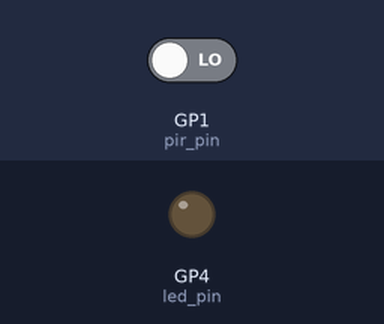
A program run on a simulated Raspberry Pi Pico running MicroPython. Shown: output pins drawn as LEDs (lit = HIGH). The inputs (shaded band) are chosen by the test bench; at power-on: GP1 (pir_pin) LOW.

Above: at 1.2 s.
1.3 s: GP1 (pir_pin) driven HIGH
At 1.7 s:
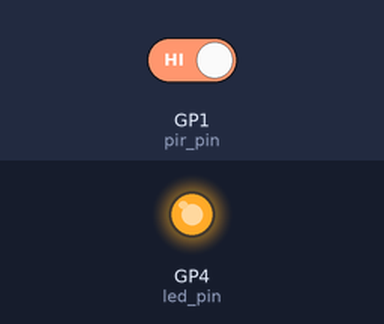
2.8 s: GP1 (pir_pin) driven LOW
At 4.5 s:
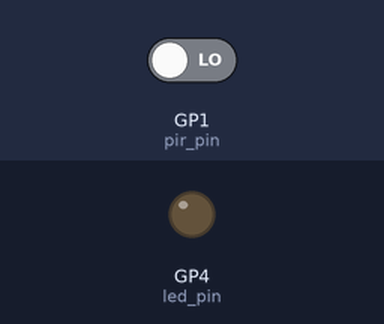
Timing chart, 0 to 6.0 s (numbered marks = the images above; inputs shaded):
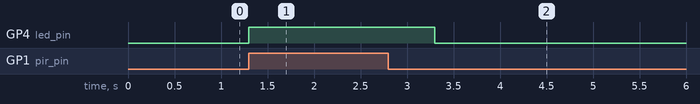

Measured:
- after the input at 1.3 s, GP4 (led_pin): LOW → HIGH at once
- after the input at 2.8 s, GP4 (led_pin): HIGH → LOW after 0.50 s

The program:

Clase_10_Sensor_PIR_HC-SR501.py
```python
import machine
import utime

pir_pin = machine.Pin(1, machine.Pin.IN)  # Pin digital al que está conectado el sensor PIR
led_pin = machine.Pin(4, machine.Pin.OUT)  # Pin digital al que está conectado el LED

while True:
    if pir_pin.value() == 1:  # Si se detecta movimiento (valor 1 es equivalente a HIGH)
        led_pin.value(1)  # Encender el LED
        utime.sleep(1)  # Esperar un segundo
    else:
        led_pin.value(0)  # Apagar el LED
```
